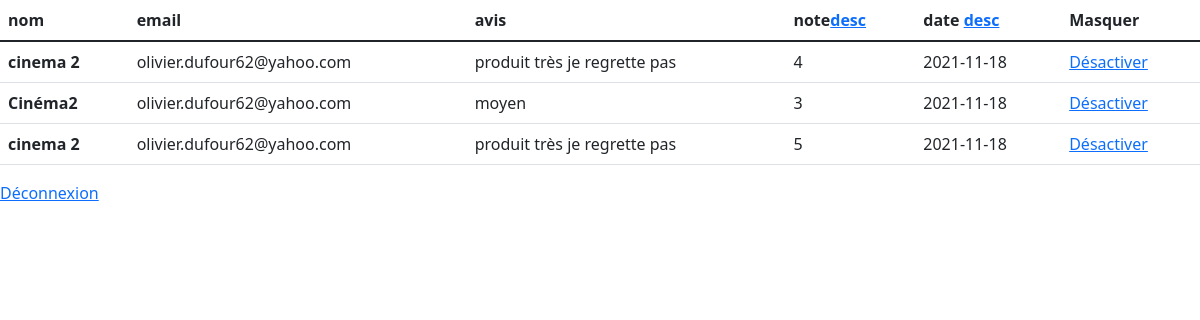
The page /opinion.php on the database its author committed.
### tables this page shows
CREATE TABLE avis ( 
    id              INTEGER         PRIMARY KEY AUTOINCREMENT,
    name            VARCHAR(255),
    opinion         VARCHAR(255),
    note            INT(5),
    createdAt       DATETIME DEFAULT CURRENT_DATE,
    isActive        BOOLEAN DEFAULT FALSE,
    id_user         INT,
    id_article      INT,
    FOREIGN KEY (id_user) REFERENCES Users(id),
    FOREIGN KEY (id_article) REFERENCES Articles(id)
);

CREATE TABLE users ( 
    id              INTEGER         PRIMARY KEY AUTOINCREMENT,
    lastname        VARCHAR(255),
    firstname       VARCHAR(255),
    email           VARCHAR(255),
    password        VARCHAR(255),
    address         VARCHAR(255),
    city            VARCHAR(255),
    zipcode         VARCHAR(255),
    role            VARCHAR(255) DEFAULT user,
    createdAt       DATETIME DEFAULT CURRENT_DATE
);

### opinion.php (the view, shortened to what this page needs)
<?php
require_once('core/db.php');
$select = "SELECT * FROM avis INNER JOIN users ON avis.id_user = users.id";
$stmt = $pdo->query($select);
$result = $stmt->fetchAll(PDO::FETCH_ASSOC);
?>
<!DOCTYPE html>
<html lang="en">
<head>
    <link href="https://cdn.jsdelivr.net/npm/bootstrap@5.1.3/dist/css/bootstrap.min.css" rel="stylesheet">
</head>
<body>
    <table class="table">
        <thead>
            <tr>
                <th scope="col">nom</th>
                <th scope="col">email</th>
                <th scope="col">avis</th>
                <th scope="col">note<a href="order_note.php">desc</a></th>
                <th scope="col">date <a href="order_date.php">desc</a></th>
                <th scope="col">Masquer</th>
            </tr>
        </thead>
        <tbody>
            <?php
            foreach ($result as $val) {
                $active = ($val['isActive']) ? 'Activer' : 'Désactiver';
                $is_active = ($val['isActive']) ? 'on' : 'off';
                echo '<tr>';
                echo '<th>' . $val['name'] . '</th>';
                echo '<td>' . $val['email'] . '</td>';
                echo '<td>' . $val['opinion'] . '</td>';
                echo '<td>' . $val['note'] . '</td>';
                echo '<td>' . $val['createdAt'] . '</td>';
                echo '<td><a href=opinion.php?id=' . $val['id'] . '&action=update_status&is_active=' . $is_active . '>' . $active . '</a></td>';
                echo '</tr>';
            }
            ?>
        </tbody>
    </table>
    <div>
        <a href="disconnect.php">Déconnexion</a>
    </div>
</body>
</html>

### rows shown on the page
avis: name "cinema 2", id_user.email "olivier.dufour62@yahoo.com", opinion "produit très je regrette pas", note "4", id_user.createdAt "2021-11-18", isActive "Désactiver"
avis: name "Cinéma2", id_user.email "olivier.dufour62@yahoo.com", opinion "moyen", note "3", id_user.createdAt "2021-11-18", isActive "Désactiver"
avis: name "cinema 2", id_user.email "olivier.dufour62@yahoo.com", opinion "produit très je regrette pas", note "5", id_user.createdAt "2021-11-18", isActive "Désactiver"
